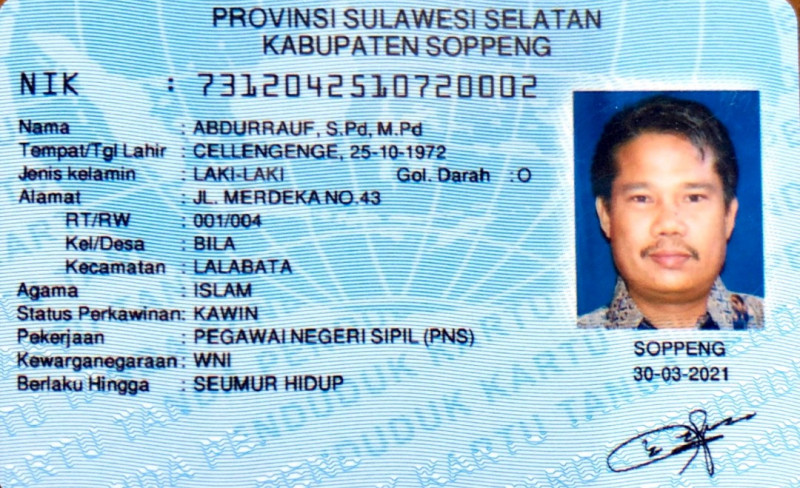
#> input picture PCVK/Modul 1/KTP.jpeg, 800 x 488 px
$ jupyter execute --allow-errors Week1.ipynb
#> lines starting #> are read from the running program, lines starting #| are printed output that depends on the picture; after the words box and inside, x2 and y2 are one past the last pixel; in counts of white or black regions, pixels touching at a corner belong together
<a href="https://colab.research.google.com/github/BrianMohamadSafiudin/PCVK_Ganjil_2023/blob/main/Week1.ipynb" target="_parent"></a>

# Nama      : Brian Mohamad Safiudin
# NIM       : 2141720133
# Kelas     : TI - 3F

# **PRAKTIKUM PCVK**

[cell 1]
# Langkah 1

import numpy as np
import pandas as pd
import cv2 as cv
from google.colab.patches import cv2_imshow # for image display
from skimage import io
from skimage import transform
from PIL import Image
import matplotlib.pylab as plt

[cell 2]
# Langkah 2

# membuat list untuk menyimpan url dari beberapa image
urls = ["https://iiif.lib.ncsu.edu/iiif/0052574/full/800,/0/default.jpg",
"https://iiif.lib.ncsu.edu/iiif/0016007/full/800,/0/default.jpg",
"https://placekitten.com/800/571"]

# baca dan tampilkan image
# loop pada tiap url image, beberapa image dapat disimpan pada list
#> (the rest of this cell did not finish here and is left out)

#> (a cell that did not finish here is left out)

#> (a cell that did not finish here is left out)

# **Pertanyaan**
## 1. Jelaskan, mengapa pada modul praktikum ini eksekusi kode Python dilakukan menggunakan Google Colab?
#####  **Karena Google Colab adalah platform berbasis web yang digunakan untuk menulis, menjalankan, dan berbagi kode Python dalam lingkungan Jupyter Notebook, serta dilengkapi dengan pustaka, akses ke GPU/TPU, dan integrasi dengan Google Drive. Google Colab bisa membuat pembelajaran mesin, dan analisis data dengan mudah, serta berbagi hasilnya dengan orang lain.**
#.
## 2. Jelaskan mengenai kegunaan setiap library pada praktikum langkah ke delapan? Apakah semua library tersebut harus digunakan dalam praktikum sesi ini?
###### **import numpy as np: Mengimpor pustaka NumPy yang digunakan untuk komputasi numerik, memberikan alias np agar lebih mudah diakses.**
###### **import pandas as pd: Mengimpor pustaka pandas yang digunakan untuk analisis data tabular, memberikan alias pd untuk kemudahan akses.**
###### **import cv2 as cv: Mengimpor pustaka OpenCV untuk pengolahan gambar dan visi komputer, memberikan alias cv untuk penggunaan praktis.**
###### **from google.colab.patches import cv2_imshow: Mengimpor modul cv2_imshow untuk menampilkan gambar dalam Google Colab.**
###### **from skimage import io: Mengimpor modul io dari scikit-image untuk membaca dan menulis gambar.**
###### **from skimage import transform: Mengimpor modul transform dari scikit-image untuk transformasi gambar.**
###### **from PIL import Image: Mengimpor kelas Image dari Pillow (Python Imaging Library) untuk manipulasi gambar.**
###### **import matplotlib.pylab as plt: Mengimpor modul pylab dari matplotlib, memberikan alias plt untuk membuat plot dan visualisasi data.**
#####  **Semua import ini memungkinkan mengakses fungsi, kelas, dan objek yang terkandung dalam pustaka-pustaka tersebut dalam kode.**
#.
## 3. Pada uji coba langkah ke-9 terdapat potongan kode program sebagai berikut : Apa kegunaan kode program tersebut?dan apa pengaruhnya jika tidak dilakukan?
###### **Kode program image = cv.resize(image, (0,0), fx=0.5, fy=0.5) digunakan untuk merubah ukuran gambar menjadi lebih kecil dengan faktor perubahan ukuran yang ditentukan. Tujuan utama dari kode ini adalah untuk mengubah ukuran gambar agar lebih cocok untuk ditampilkan atau diproses dalam ukuran yang lebih kecil. Jika tidak melakukan perubahan ukuran gambar, gambar akan tetap dalam ukuran aslinya (ukuran besar).**
#.
## 4. Perhatikan potongan kode progam berikut : Apakah kegunaan kode [255,255,255] ? Jelaskan!
###### **Kode ini digunakan dalam konteks manipulasi gambar, seperti pengaturan warna piksel tertentu dalam gambar, [255, 255, 255] akan menghasilkan piksel putih di lokasi tersebut. Hal ini dapat digunakan untuk menggambar atau mengubah warna latar belakang, garis, atau elemen lain dalam gambar.**
#.
## 5. Jelaskan keterkaitan antara pixel dan juga resolusi gambar yang tinggi ataupun rendah!
###### **Resolusi gambar (jumlah piksel) memengaruhi seberapa baik gambar dapat menggambarkan detail dan kualitas visual. Dalam gambar dengan resolusi tinggi, detail lebih jelas dan lebih banyak informasi dapat disampaikan. Resolusi rendah lebih cocok untuk tampilan dengan ukuran kecil atau saat detail tidak terlalu kritis.**

# **TUGAS**

#> (a cell that did not finish here is left out)

#> (a cell that did not finish here is left out)

#> (a cell that did not finish here is left out)

# **KELOMPOK 7**

### Jawaban Nomor 1

[cell 8]
from google.colab import files

# Mengunggah gambar
uploaded = files.upload()
#> the answer given: KTP.jpeg

# Mendapatkan nama file gambar yang diunggah
uploaded_filename = list(uploaded.keys())[0]

import cv2
import matplotlib.pyplot as plt

# Membaca gambar dengan OpenCV
image = cv2.imread(uploaded_filename)
#> image is the input picture: shape (488, 800, 3); mean B, G, R 213.5, 195.5, 159.5

# Mengonversi format warna BGR ke RGB
image_rgb = cv2.cvtColor(image, cv2.COLOR_BGR2RGB)

# Menampilkan gambar menggunakan Matplotlib
plt.imshow(image_rgb)
plt.show()

### Jawaban Nomor 2

###### **Karena format warna yang digunakan oleh OpenCV secara default adalah BGR (Blue, Green, Red). Namun, format warna yang lebih umum dan lebih sering digunakan dalam ekosistem komputer visi dan grafika, termasuk Matplotlib, adalah RGB (Red, Green, Blue).**
.
###### **Konversi warna BGR ke RGB diperlukan pada Matplotlib untuk memastikan tampilan warna yang konsisten dan akurat, mengingat format warna yang diharapkan oleh Matplotlib adalah RGB. Pada OpenCV, konversi warna ini tidak diperlukan karena format BGR sudah sesuai dengan yang digunakan oleh pustaka tersebut.**

### Jawaban Nomor 3

[cell 9]
image_rgb = cv2.cvtColor(image, cv2.COLOR_BGR2RGB)

# Menentukan koordinat dan ukuran kotak
x_box = 195
y_box = 375
width_box = 200
height_box = 20

# Membuat gambar baru dengan kotak berwarna kuning
image_with_box = image_rgb
for y in range(y_box, y_box + height_box):
    for x in range(x_box, x_box + width_box):
        image_with_box[y, x] = [255, 255, 150]
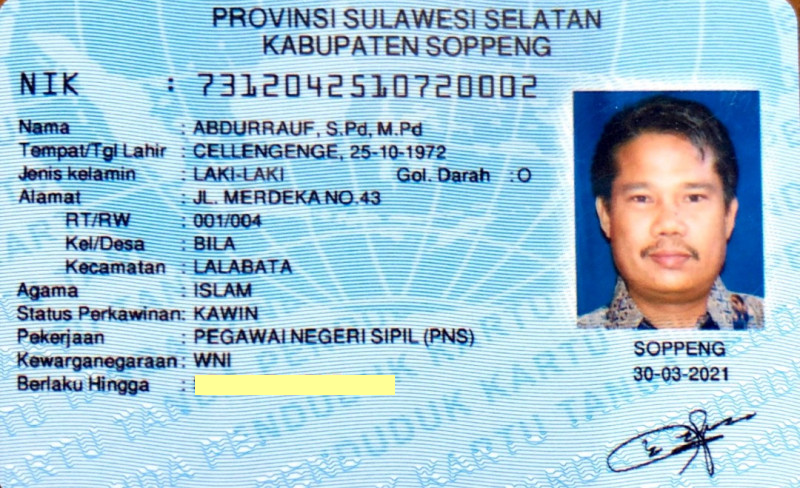
#> image_with_box: shape (488, 800, 3); mean R, G, B 160.8, 196.4, 213.2

# Menentukan koordinat dan ukuran kotak
x_boxs = 570
y_boxs = 90
width_boxs = 190
height_boxs = 235

# Membuat gambar baru dengan kotak berwarna merah
image_with_box = image_rgb
for y in range(y_boxs, y_boxs + height_boxs):
    for x in range(x_boxs, x_boxs + width_boxs):
        image_with_box[y, x] = [255, 99, 71]
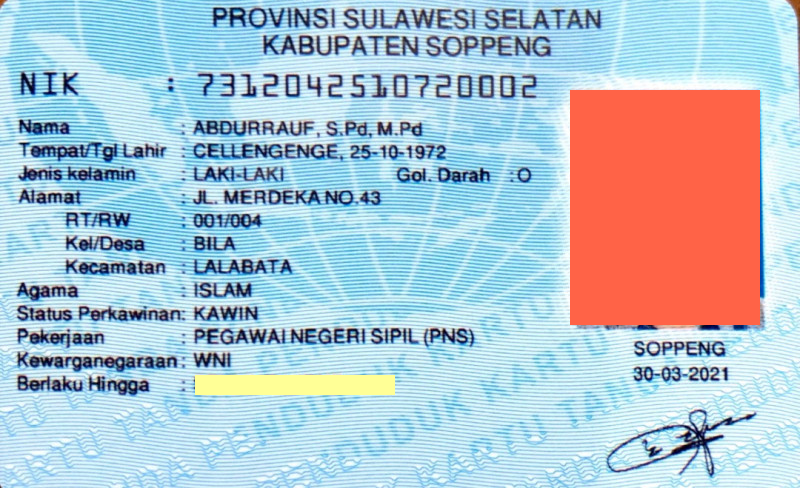
#> image_with_box: shape (488, 800, 3); 11.44% of pixels changed, all inside (x1, y1, x2, y2) = (570, 90, 760, 325)

# Menampilkan gambar dengan kotak
plt.imshow(image_with_box)
plt.show()
